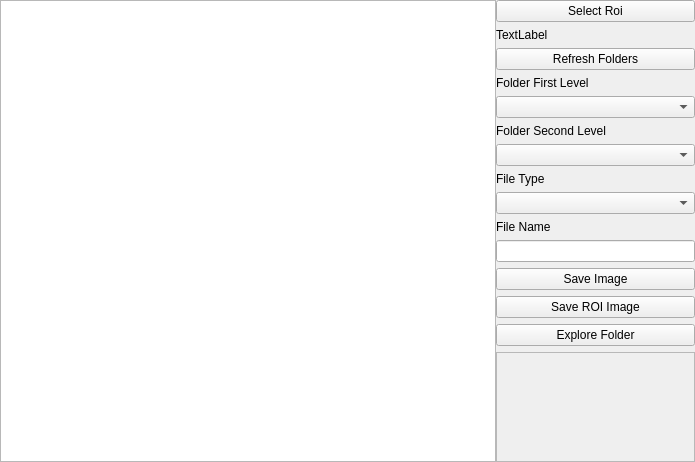
<?xml version="1.0" encoding="UTF-8"?>
<ui version="4.0">
 <class>DisplayList</class>
 <widget class="QWidget" name="DisplayList">
  <property name="geometry">
   <rect>
    <x>0</x>
    <y>0</y>
    <width>695</width>
    <height>462</height>
   </rect>
  </property>
  <property name="windowTitle">
   <string>Steps Images Display Lists</string>
  </property>
  <layout class="QHBoxLayout" name="horizontalLayout" stretch="5,2">
   <property name="spacing">
    <number>0</number>
   </property>
   <property name="leftMargin">
    <number>0</number>
   </property>
   <property name="topMargin">
    <number>0</number>
   </property>
   <property name="rightMargin">
    <number>0</number>
   </property>
   <property name="bottomMargin">
    <number>0</number>
   </property>
   <item>
    <widget class="QListView" name="listView"/>
   </item>
   <item>
    <layout class="QVBoxLayout" name="verticalLayout" stretch="0,0,0,0,0,0,0,0,0,0,0,0,0,0,1">
     <property name="spacing">
      <number>6</number>
     </property>
     <item>
      <widget class="QPushButton" name="roiButton">
       <property name="text">
        <string>Select Roi</string>
       </property>
      </widget>
     </item>
     <item>
      <widget class="QLabel" name="label">
       <property name="text">
        <string>TextLabel</string>
       </property>
      </widget>
     </item>
     <item>
      <widget class="QPushButton" name="update_dirButton">
       <property name="text">
        <string>Refresh Folders</string>
       </property>
      </widget>
     </item>
     <item>
      <widget class="QLabel" name="label_2">
       <property name="text">
        <string>Folder First Level</string>
       </property>
      </widget>
     </item>
     <item>
      <widget class="QComboBox" name="first_dircomboBox"/>
     </item>
     <item>
      <widget class="QLabel" name="label_3">
       <property name="text">
        <string>Folder Second Level</string>
       </property>
      </widget>
     </item>
     <item>
      <widget class="QComboBox" name="second_dircomboBox"/>
     </item>
     <item>
      <widget class="QLabel" name="label_5">
       <property name="text">
        <string>File Type</string>
       </property>
      </widget>
     </item>
     <item>
      <widget class="QComboBox" name="file_typecomboBox"/>
     </item>
     <item>
      <widget class="QLabel" name="label_4">
       <property name="text">
        <string>File Name</string>
       </property>
      </widget>
     </item>
     <item>
      <widget class="QLineEdit" name="lineEdit"/>
     </item>
     <item>
      <widget class="QPushButton" name="saveButton">
       <property name="text">
        <string>Save Image</string>
       </property>
      </widget>
     </item>
     <item>
      <widget class="QPushButton" name="save_roiButton">
       <property name="text">
        <string>Save ROI Image</string>
       </property>
      </widget>
     </item>
     <item>
      <widget class="QPushButton" name="file_explorerButton">
       <property name="text">
        <string>Explore Folder</string>
       </property>
      </widget>
     </item>
     <item>
      <widget class="QFrame" name="frame">
       <property name="frameShape">
        <enum>QFrame::StyledPanel</enum>
       </property>
       <property name="frameShadow">
        <enum>QFrame::Raised</enum>
       </property>
      </widget>
     </item>
    </layout>
   </item>
  </layout>
 </widget>
 <resources/>
 <connections/>
</ui>
